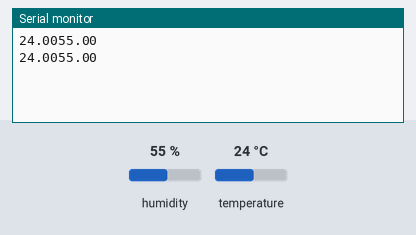
The sketch below on a simulated Arduino Uno, built with avr-gcc and run on an emulated ATmega328P. Shown: the last lines printed to the serial monitor. The test bench sets the inputs (shaded band); at power-on: humidity 55 %, temperature 24 °C.

Above: at 2.8 s.
2.9 s: humidity set to 22 %
At 4.7 s:
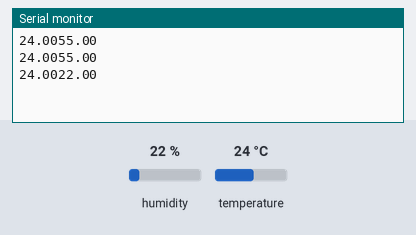
5.6 s: temperature set to 12 °C
At 7.1 s:
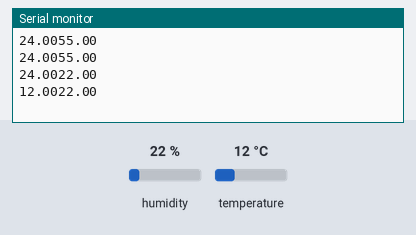
8.3 s: humidity set to 40 %
At 10.7 s:
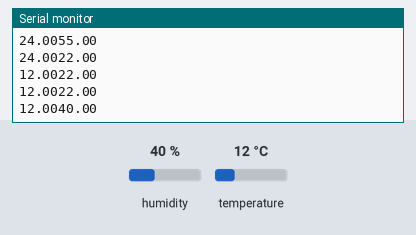
Timing chart, 0 to 12.2 s (numbered marks = the images above; inputs shaded):
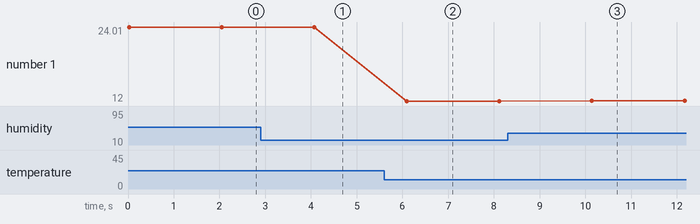

The sketch:

sensor.ino
```cpp
#include<dht.h>
dht DHT;
#define DHT11_PIN 8

void setup(){

  Serial.begin(9600);
}

void loop(){
  DHT.read11(DHT11_PIN);
  //Serial.print(" ");
  Serial.print(DHT.temperature);
  //Serial.println(" Celsius");
  //Serial.print("  ");
  Serial.print(DHT.humidity);
  //Serial.println(" %");
  delay(2000);

  Serial.println();
}
```

Measured:
- after the input at 2.9 s, the serial monitor: prints a new line after 1.2 s (image 1)
- after the input at 5.6 s, the serial monitor: prints a new line after 0.50 s (image 2)
- after the input at 8.3 s, the serial monitor: prints a new line after 1.8 s (image 3)
- plotted number 1: 24.01 → 24 after the input at 2.9 s, 24 → 12 after the input at 5.6 s, 12 → 12 after the input at 8.3 s
